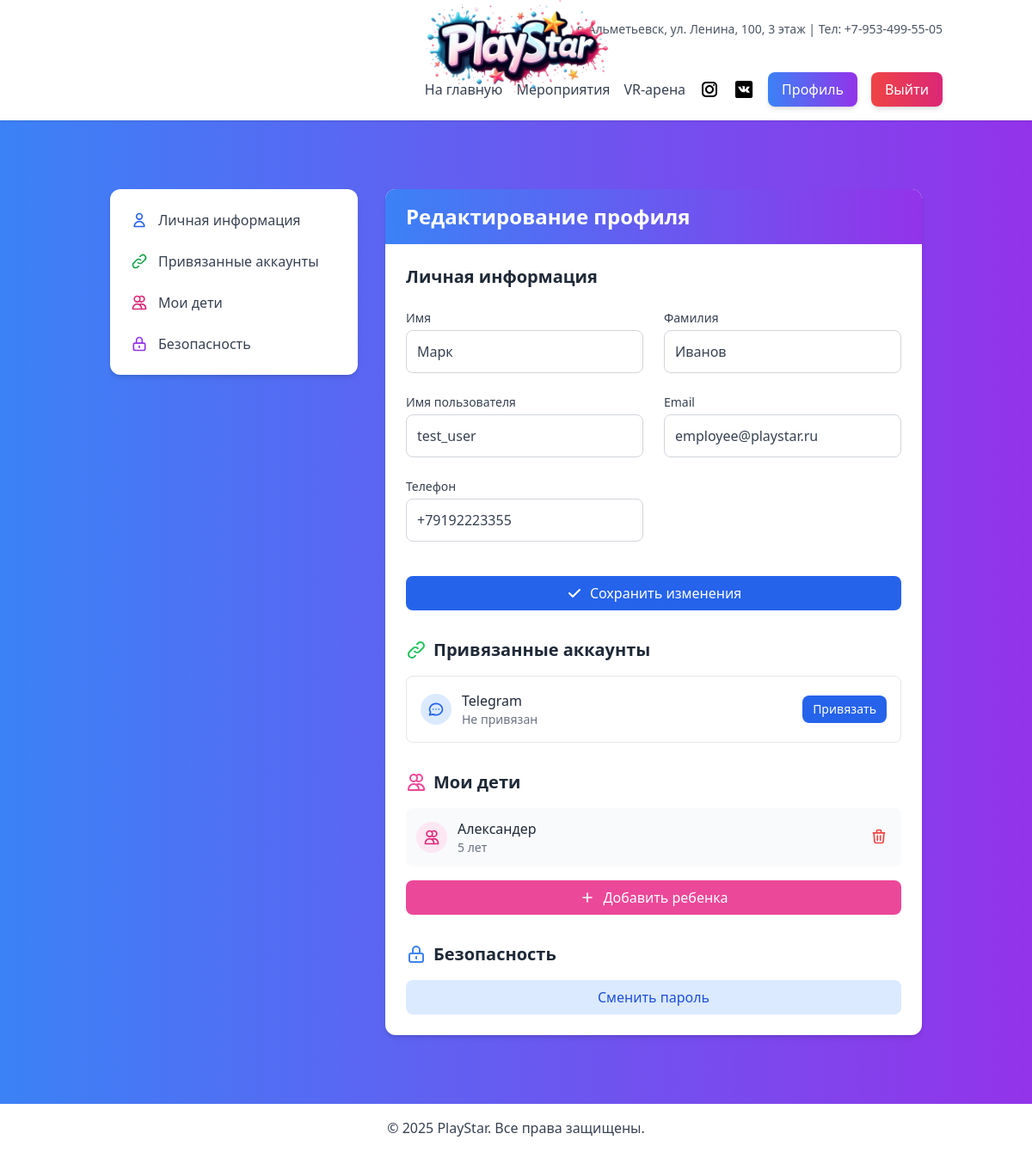
Page /accounts/profile/edit/ (signed in) on the committed database.
### main/models.py (models this page shows, shortened)
class CustomUser(AbstractUser):
    ROLE_CHOICES = [
        ('CLIENT', 'Клиент'),
        ('STAFF', 'Сотрудник'),
        ('MANAGER', 'Менеджер'),
        ('ADMIN', 'Администратор'),
    ]
    phone_number = models.CharField(max_length=15, unique=True, verbose_name="Номер телефона")
    role = models.CharField(
        max_length=10,
        choices=ROLE_CHOICES,
        default='CLIENT',
        verbose_name='Роль'
    )
    email = models.EmailField(unique=True, verbose_name="Email")

class Child(models.Model):
    GENDER_CHOICES = [
        ('M', 'Мальчик'),
        ('F', 'Девочка'),
    ]
    profile = models.ForeignKey(Profile, on_delete=models.CASCADE, related_name='children')
    name = models.CharField(max_length=100, verbose_name="Имя ребенка")
    age = models.PositiveIntegerField(verbose_name="Возраст ребенка")
    birthdate = models.DateField(verbose_name="Дата рождения", blank=True, null=True)
    gender = models.CharField(
        max_length=1,
        choices=GENDER_CHOICES,
        verbose_name="Пол",
        blank=True,
        null=True
    )
    class Meta:
        verbose_name = "Ребенок"
        verbose_name_plural = "Дети"

### accounts/views.py (the view)
# urls.py: path('profile/edit/', profile_edit, name='profile_edit'),
@login_required
def profile_edit(request):
    user = request.user
    profile, created = Profile.objects.get_or_create(user=user)
    children = profile.children.all()
    telegram_account = SocialAccount.objects.filter(user=user, provider='telegram').first()
    if request.method == 'POST':
        user_form = UserUpdateForm(request.POST, instance=user)
        profile_form = ProfileUpdateForm(request.POST, instance=profile)
        if user_form.is_valid() and profile_form.is_valid():
            user_form.save()
            profile_form.save()
            messages.success(request, _('Профиль успешно обновлен!'))
            return redirect('accounts:profile')  # <--- Основное исправление здесь
    else:
        user_form = UserUpdateForm(instance=user)
        profile_form = ProfileUpdateForm(instance=profile)
    context = {
        'user_form': user_form,
        'profile_form': profile_form,
        'child_form': ChildForm(),
        'password_form': CustomPasswordChangeForm(user=request.user),
        'children': children,
        'telegram_bot_name': getattr(settings, 'TELEGRAM_BOT_NAME', ''),
        'telegram_account': telegram_account,
    }
    return render(request, 'accounts/profile_edit.html', context)

### accounts/forms.py
class ProfileUpdateForm(forms.ModelForm):
    class Meta:
        model = Profile
        fields = []

### accounts/templates/accounts/profile_edit.html (shortened to what this page needs)
{% extends 'base.html' %}
{% load static %}
{% load social_tags %}
{% block content %}
<div class="max-w-7xl mx-auto px-4 py-8 flex flex-col md:flex-row gap-8">
    <div class="w-full md:w-64 lg:w-72 shrink-0">
        <div class="bg-white rounded-xl shadow-md p-4 sticky top-8">
            <nav class="space-y-2">
                <a href="#personal-info" class="flex items-center p-2 text-gray-700 hover:bg-blue-50 rounded-lg transition group">
                    <svg class="w-5 h-5 mr-3 text-blue-600 group-hover:text-blue-700" fill="none" stroke="currentColor" viewBox="0 0 24 24">
                        <path stroke-linecap="round" stroke-linejoin="round" stroke-width="2" d="M16 7a4 4 0 11-8 0 4 4 0 018 0zM12 14a7 7 0 00-7 7h14a7 7 0 00-7-7z"/>
                    </svg>
                    Личная информация
                </a>
                <a href="#social-accounts" class="flex items-center p-2 text-gray-700 hover:bg-blue-50 rounded-lg transition group">
                    Привязанные аккаунты
                </a>
                <a href="#children" class="flex items-center p-2 text-gray-700 hover:bg-blue-50 rounded-lg transition group">
                    <svg class="w-5 h-5 mr-3 text-pink-600 group-hover:text-pink-700" fill="none" stroke="currentColor" viewBox="0 0 24 24">
                        <path stroke-linecap="round" stroke-linejoin="round" stroke-width="2" d="M12 4.354a4 4 0 110 5.292M15 21H3v-1a6 6 0 0112 0v1zm0 0h6v-1a6 6 0 00-9-5.197M13 7a4 4 0 11-8 0 4 4 0 018 0z"/>
                    </svg>
                    Мои дети
                </a>
                <a href="#security" class="flex items-center p-2 text-gray-700 hover:bg-blue-50 rounded-lg transition group">
                    <svg class="w-5 h-5 mr-3 text-purple-600 group-hover:text-purple-700" fill="none" stroke="currentColor" viewBox="0 0 24 24">
                        <path stroke-linecap="round" stroke-linejoin="round" stroke-width="2" d="M12 15v2m-6 4h12a2 2 0 002-2v-6a2 2 0 00-2-2H6a2 2 0 00-2 2v6a2 2 0 002 2zm10-10V7a4 4 0 00-8 0v4h8z"/>
                    </svg>
                    Безопасность
                </a>
            </nav>
        </div>
    </div>
    <div class="flex-grow">
        <div class="bg-white rounded-xl shadow-md overflow-hidden">
            <div class="bg-gradient-to-r from-blue-500 to-purple-600 px-6 py-4">
                <h1 class="text-2xl font-bold text-white">Редактирование профиля</h1>
            </div>
            <div class="p-6 space-y-8">
                <section id="personal-info" class="scroll-mt-20">
                    <h2 class="text-xl font-semibold text-gray-800 mb-4">Личная информация</h2>
                    <form method="post" class="space-y-6">
                        <div class="grid grid-cols-1 md:grid-cols-2 gap-6">
                            <div>
                                <label for="{{ user_form.first_name.id_for_label }}" class="block text-sm font-medium text-gray-700 mb-1">Имя</label>
                                {{ user_form.first_name }}
                            </div>
                            <div>
                                <label for="{{ user_form.last_name.id_for_label }}" class="block text-sm font-medium text-gray-700 mb-1">Фамилия</label>
                                {{ user_form.last_name }}
                            </div>
                            <div>
                                <label for="{{ user_form.username.id_for_label }}" class="block text-sm font-medium text-gray-700 mb-1">Имя пользователя</label>
                                {{ user_form.username }}
                            </div>
                            <div>
                                <label for="{{ user_form.email.id_for_label }}" class="block text-sm font-medium text-gray-700 mb-1">Email</label>
                                {{ user_form.email }}
                            </div>
                            <div>
                                <label for="{{ user_form.phone_number.id_for_label }}" class="block text-sm font-medium text-gray-700 mb-1">Телефон</label>
                                <div class="relative">
                                    {{ user_form.phone_number }}
                                </div>
                            </div>
                        </div>
                        <div class="pt-4">
                            <button type="submit" class="w-full bg-blue-600 hover:bg-blue-700 text-white font-medium py-2 px-4 rounded-lg transition duration-200 flex items-center justify-center">
                                <svg xmlns="http://www.w3.org/2000/svg" class="h-5 w-5 mr-2" viewBox="0 0 20 20" fill="currentColor">
                                    <path fill-rule="evenodd" d="M16.707 5.293a1 1 0 010 1.414l-8 8a1 1 0 01-1.414 0l-4-4a1 1 0 011.414-1.414L8 12.586l7.293-7.293a1 1 0 011.414 0z" clip-rule="evenodd" />
                                </svg>
                                Сохранить изменения
                            </button>
                        </div>
                    </form>
                </section>
                <section id="social-accounts" class="scroll-mt-20">
                    <h2 class="text-xl font-semibold text-gray-800 mb-4 flex items-center">
                        Привязанные аккаунты
                    </h2>
                    <div class="space-y-4">
                        <div class="border border-gray-200 rounded-lg p-4" id="telegram-account-container">
                            <div class="flex items-center justify-between">
                                <div class="flex items-center">
                                    <div class="bg-blue-100 text-blue-600 rounded-full p-2 mr-3">
                                    </div>
                                    <div>
                                        <h3 class="font-medium text-gray-800">Telegram</h3>
                                        <p class="text-sm text-gray-500" id="telegram-status">
                                            {% if telegram_account %}
                                            Привязан: @{{ telegram_account.get_telegram_username }}
                                            {% else %}
                                            Не привязан
                                            {% endif %}
                                        </p>
                                    </div>
                                </div>
                                {% if telegram_account %}
                                <button onclick="disconnectTelegram({{ telegram_account.id }})"
                                        class="text-red-600 hover:text-red-800 text-sm font-medium py-1.5 px-3 rounded-lg border border-red-200 hover:border-red-300 transition">
                                    Отвязать
                                </button>
                                {% else %}
                                <button onclick="openModal('telegramModal')" class="bg-blue-600 hover:bg-blue-700 text-white text-sm font-medium py-1.5 px-3 rounded-lg transition">
                                    Привязать
                                </button>
                                {% endif %}
                            </div>
                        </div>
                    </div>
                </section>
                <section id="children" class="scroll-mt-20">
                    <h2 class="text-xl font-semibold text-gray-800 mb-4 flex items-center">
                        Мои дети
                    </h2>
                    {% if children %}
                    <div class="space-y-3">
                        {% for child in children %}
                        <div class="flex items-center justify-between bg-gray-50 p-3 rounded-lg">
                            <div class="flex items-center">
                                <div class="bg-pink-100 text-pink-600 rounded-full p-2 mr-3">
                                    <svg xmlns="http://www.w3.org/2000/svg" class="h-5 w-5" fill="none" viewBox="0 0 24 24" stroke="currentColor">
                                        <path stroke-linecap="round" stroke-linejoin="round" stroke-width="2" d="M12 4.354a4 4 0 110 5.292M15 21H3v-1a6 6 0 0112 0v1zm0 0h6v-1a6 6 0 00-9-5.197M13 7a4 4 0 11-8 0 4 4 0 018 0z" />
                                    </svg>
                                </div>
                                <div>
                                    <h3 class="font-medium text-gray-800">{{ child.name }}</h3>
                                    <p class="text-sm text-gray-500">{{ child.age }} лет {% if child.gender %}({{ child.get_gender_display }}){% endif %}</p>
                                </div>
                            </div>
                            <form action="{% url 'accounts:delete_child' child.id %}" method="post" class="delete-child-form">
                                <button type="submit" class="text-red-500 hover:text-red-700 p-1 rounded-full hover:bg-red-50 transition">
                                    <svg xmlns="http://www.w3.org/2000/svg" class="h-5 w-5" fill="none" viewBox="0 0 24 24" stroke="currentColor">
                                        <path stroke-linecap="round" stroke-linejoin="round" stroke-width="2" d="M19 7l-.867 12.142A2 2 0 0116.138 21H7.862a2 2 0 01-1.995-1.858L5 7m5 4v6m4-6v6m1-10V4a1 1 0 00-1-1h-4a1 1 0 00-1 1v3M4 7h16" />
                                    </svg>
                                </button>
                            </form>
                        </div>
                        {% endfor %}
                    </div>
                    {% else %}
                    <div class="bg-blue-50 p-4 rounded-lg text-center">
                        <p class="text-blue-800">Дети не добавлены</p>
                    </div>
                    {% endif %}
                    <button onclick="openModal('addChildModal')" class="mt-4 w-full bg-pink-500 hover:bg-pink-600 text-white font-medium py-2 px-4 rounded-lg transition duration-200 flex items-center justify-center">
                        <svg xmlns="http://www.w3.org/2000/svg" class="h-5 w-5 mr-2" fill="none" viewBox="0 0 24 24" stroke="currentColor">
                            <path stroke-linecap="round" stroke-linejoin="round" stroke-width="2" d="M12 6v6m0 0v6m0-6h6m-6 0H6" />
                        </svg>
                        Добавить ребенка
                    </button>
                </section>
                <section id="security" class="scroll-mt-20">
                    <h2 class="text-xl font-semibold text-gray-800 mb-4 flex items-center">
                        <svg xmlns="http://www.w3.org/2000/svg" class="h-6 w-6 mr-2 text-blue-500" fill="none" viewBox="0 0 24 24" stroke="currentColor">
                            <path stroke-linecap="round" stroke-linejoin="round" stroke-width="2" d="M12 15v2m-6 4h12a2 2 0 002-2v-6a2 2 0 00-2-2H6a2 2 0 00-2 2v6a2 2 0 002 2zm10-10V7a4 4 0 00-8 0v4h8z" />
                        </svg>
                        Безопасность
                    </h2>
                    <button onclick="openModal('changePasswordModal')" class="w-full bg-blue-100 hover:bg-blue-200 text-blue-700 font-medium py-2 px-4 rounded-lg transition duration-200 flex items-center justify-center">
                        Сменить пароль
                    </button>
                </section>
            </div>
        </div>
    </div>
</div>
<link rel="stylesheet" href="{% static 'accounts/css/style.css' %}">
{% endblock %}

### accounts/static/accounts/css/style.css (style rules this page uses)
input, select, textarea { width: 100%; padding: 0.75rem; border: 1px solid #d1d5db; border-radius: 0.5rem; font-size: 1rem; color: #374151; transition: border-color 0.2s, box-shadow 0.2s; }
.bg-pink-100 { background-color: #fce7f3; }
.text-pink-600 { color: #db2777; }
.bg-blue-100 { background-color: #dbeafe; }
.text-blue-600 { color: #2563eb; }

### rows in the picture
CustomUser: first_name "Марк", last_name "Иванов", username "test_user", email "employee@playstar.ru", phone_number "+79192223355"
Child: name "Александер", age "5"
